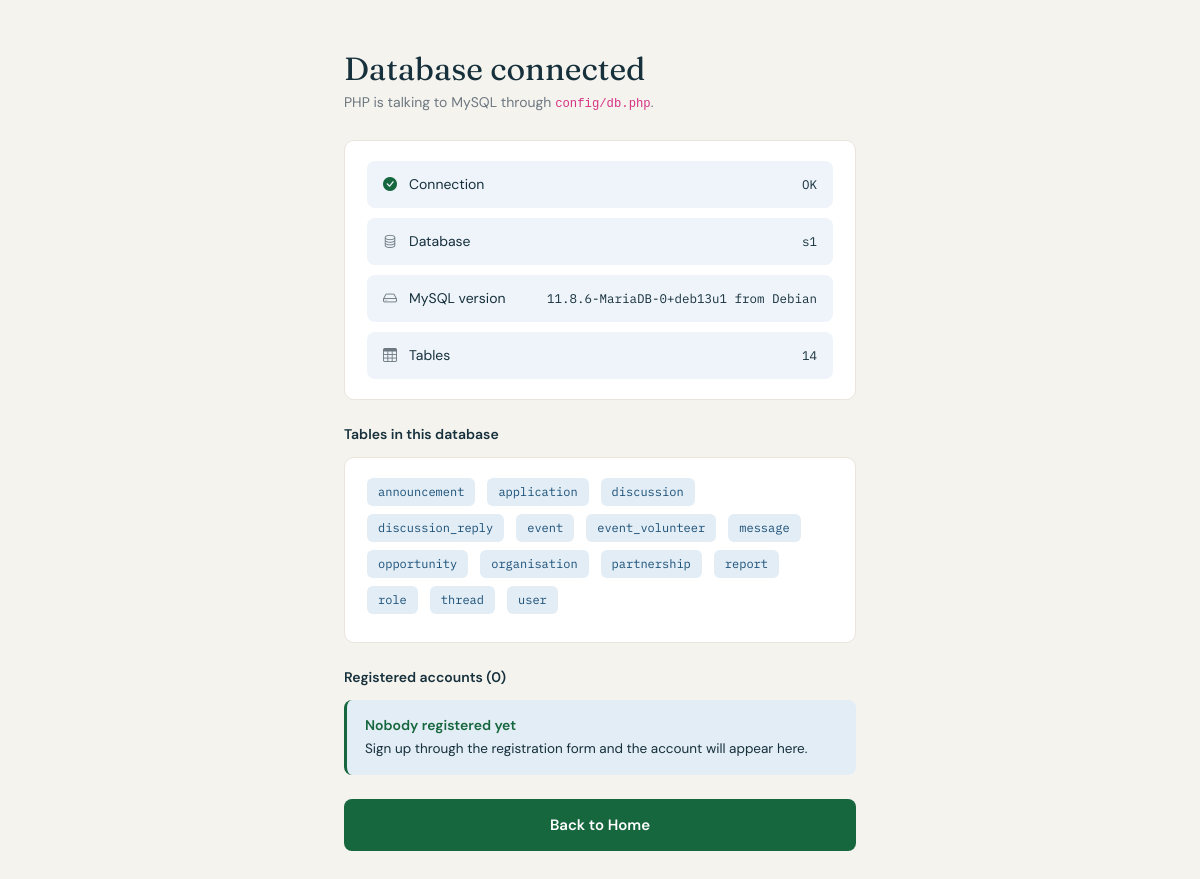
The app's page /db-test.php, older data.
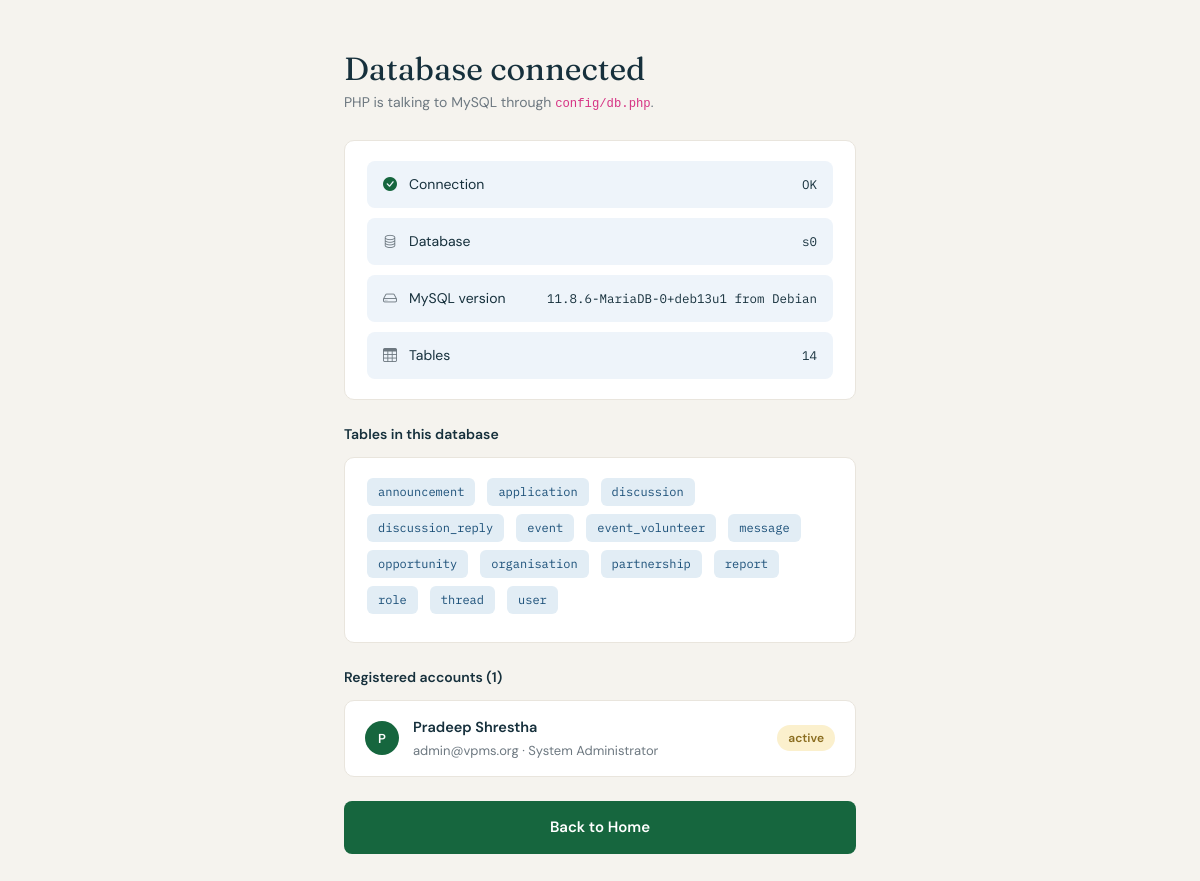
The same page, newer data.
### tables this page shows
CREATE TABLE `user` (
  user_id           INT AUTO_INCREMENT PRIMARY KEY,
  full_name         VARCHAR(120) NOT NULL,
  email             VARCHAR(190) NOT NULL UNIQUE,
  password_hash     CHAR(60) NOT NULL,
  phone             VARCHAR(30),
  role_id           INT NOT NULL,
  organisation_id   INT,
  organisation_name VARCHAR(150),
  designation       VARCHAR(80),
  skills            VARCHAR(255),
  bio               TEXT,
  status            VARCHAR(20) NOT NULL DEFAULT 'pending',    
  reset_code        VARCHAR(40),
  created_at        DATETIME NOT NULL DEFAULT CURRENT_TIMESTAMP,
  FOREIGN KEY (role_id) REFERENCES role(role_id),
  FOREIGN KEY (organisation_id) REFERENCES organisation(organisation_id)
);

CREATE TABLE role (
  role_id     INT AUTO_INCREMENT PRIMARY KEY,
  name        VARCHAR(50) NOT NULL,
  description VARCHAR(255) NOT NULL
);

### db-test.php (the view, shortened to what this page needs)
<?php
$body_class = 'auth-center';
require 'config/db.php';
$version = $pdo->query('SELECT VERSION()')->fetchColumn();
$dbname_check = $pdo->query('SELECT DATABASE()')->fetchColumn();
$tables = $pdo->query('SHOW TABLES')->fetchAll(PDO::FETCH_COLUMN);
include 'includes/auth-header.php';
?>
<div class="auth-card">
  <h1 class="auth-title">Database connected</h1>
  <p class="auth-sub">PHP is talking to MySQL through <code>config/db.php</code>.</p>
  <div class="card-v card-v-pad mb-4">
    <div class="doc-row">
      <i class="bi bi-check-circle-fill" style="color:#16663e"></i>
      Connection
      <span class="ms-auto mono" style="font-size:12.5px">OK</span>
    </div>
    <div class="doc-row">
      <i class="bi bi-database" style="color:#6d7880"></i>
      Database
      <span class="ms-auto mono" style="font-size:12.5px"><?php echo $dbname_check; ?></span>
    </div>
    <div class="doc-row">
      <i class="bi bi-hdd" style="color:#6d7880"></i>
      MySQL version
      <span class="ms-auto mono" style="font-size:12.5px"><?php echo $version; ?></span>
    </div>
    <div class="doc-row mb-0">
      <i class="bi bi-table" style="color:#6d7880"></i>
      Tables
      <span class="ms-auto mono" style="font-size:12.5px"><?php echo count($tables); ?></span>
    </div>
  </div>
  <p class="section-label">Tables in this database</p>
  <div class="card-v card-v-pad mb-4">
    <?php foreach ($tables as $table) { ?>
      <span class="chip chip-mono me-2 mb-2"><?php echo $table; ?></span>
    <?php } ?>
  </div>
  <?php
  $people = $pdo->query(
      'SELECT u.full_name, u.email, u.status, r.name AS role
       FROM `user` u
       JOIN role r ON r.role_id = u.role_id
       ORDER BY u.user_id DESC'
  )->fetchAll();
  ?>
  <p class="section-label">Registered accounts (<?php echo count($people); ?>)</p>
  <?php if (count($people) == 0) { ?>
    <div class="notice mb-4">
      <p class="notice-title">Nobody registered yet</p>
      <p class="notice-text">Sign up through the registration form and the account will appear here.</p>
    </div>
  <?php } else { ?>
    <div class="card-v mb-4">
      <?php foreach ($people as $person) { ?>
        <div class="list-row">
          <span class="avatar-circle"><?php echo strtoupper(substr($person['full_name'], 0, 1)); ?></span>
          <span class="flex-grow-1 min-w-0">
            <span class="row-title d-block"><?php echo htmlspecialchars($person['full_name']); ?></span>
            <span class="row-meta d-block"><?php echo htmlspecialchars($person['email']); ?> · <?php echo $person['role']; ?></span>
          </span>
          <span class="badge-v badge-pending"><?php echo $person['status']; ?></span>
        </div>
      <?php } ?>
    </div>
  <?php } ?>
  <a class="btn-v btn-green btn-block btn-lg-v" href="index.php">Back to Home</a>
</div>
<?php include 'includes/auth-footer.php'; ?>

### includes/auth-header.php (shortened to what this page needs)
<!doctype html>
<html lang="en">
<head>
  <link href="https://cdn.jsdelivr.net/npm/bootstrap@5.3.3/dist/css/bootstrap.min.css" rel="stylesheet">
  <link href="https://cdn.jsdelivr.net/npm/bootstrap-icons@1.11.3/font/bootstrap-icons.min.css" rel="stylesheet">
  <link href="assets/css/app.css" rel="stylesheet">
</head>
<body class="<?php echo $body_class; ?>">

### includes/auth-footer.php
</body>
</html>

### assets/css/app.css (style rules this page uses)
body { margin: 0; background: #f5f3ee; color: #16303c; font-family: 'DM Sans', sans-serif; font-size: 15px; }
a { text-decoration: none; color: inherit; }
h1, h2, h3 { margin: 0; }
p { margin: 0; }
.mono { font-family: 'IBM Plex Mono', monospace; }
.min-w-0 { min-width: 0; }
.section-label { margin-bottom: 12px; font-size: 14px; font-weight: 600; }
.btn-v { display: inline-flex; align-items: center; justify-content: center; gap: 7px; padding: 11px 20px; border: 1px solid transparent; border-radius: 8px; font-size: 14px; font-weight: 600; cursor: pointer; }
.btn-green { background: #16663e; color: #fff; }
.btn-block { width: 100%; }
.btn-lg-v { padding: 14px 24px; font-size: 15px; }
.card-v { border: 1px solid #e9e5dd; border-radius: 10px; background: #fff; }
.card-v-pad { padding: 20px 22px; }
.badge-v { display: inline-block; padding: 4px 11px; border-radius: 999px; font-size: 12px; font-weight: 600; white-space: nowrap; }
.badge-pending { background: #fbf0cd; color: #8a6d1f; }
.chip { display: inline-block; padding: 5px 11px; border-radius: 6px; background: #e2edf5; color: #1a4f78; font-size: 12.5px; }
.chip-mono { font-family: 'IBM Plex Mono', monospace; font-size: 12px; }
.list-row { display: flex; align-items: center; gap: 14px; padding: 16px 20px; border-bottom: 1px solid #f0ede6; }
.list-row:last-child { border-bottom: 0; }
.row-title { font-size: 14.5px; font-weight: 600; }
.row-meta { margin-top: 2px; font-size: 13px; color: #6d7880; }
.avatar-circle { display: grid; place-items: center; width: 34px; height: 34px; border-radius: 50%; background: #16663e; color: #fff; font-size: 13px; font-weight: 600; }
.doc-row { display: flex; align-items: center; gap: 12px; margin-bottom: 10px; padding: 13px 16px; border-radius: 8px; background: #eef4fa; font-size: 14px; }
.auth-title { margin-bottom: 4px; font-family: 'Fraunces', serif; font-size: 32px; font-weight: 400; }
.auth-sub { margin-bottom: 26px; color: #6d7880; font-size: 14px; }
.auth-center { padding: 50px 24px 70px; background: #f5f3ee; }
.auth-card { max-width: 512px; margin: 0 auto; }
.notice { padding: 15px 18px; border-left: 3px solid #16663e; border-radius: 8px; background: #e2edf5; }
.notice-title { font-size: 14px; font-weight: 600; color: #16663e; }
.notice-text { margin-top: 3px; font-size: 13.5px; line-height: 1.55; }

Row changes from the older to the newer data that the page shows:
added user: full_name "P", full_name "Pradeep Shrestha", email "admin@vpms.org", role.name "System Administrator", status "active"
Text that changed along with them:
$dbname_check: "s1" → "s0"
count($people): "0" → "1"
text no longer shown: "Nobody registered yet Sign up through the registration form and the account will appear here."
